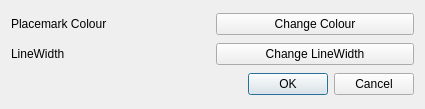
<?xml version="1.0" encoding="UTF-8"?>
<ui version="4.0">
 <class>CustomizeKMLDialog</class>
 <widget class="QDialog" name="CustomizeKMLDialog">
  <property name="geometry">
   <rect>
    <x>0</x>
    <y>0</y>
    <width>425</width>
    <height>109</height>
   </rect>
  </property>
  <property name="windowTitle">
   <string>Customize KML File</string>
  </property>
  <layout class="QVBoxLayout" name="verticalLayout">
   <item>
    <layout class="QHBoxLayout" name="horizontalLayout">
     <item>
      <widget class="QLabel" name="label">
       <property name="text">
        <string>Placemark Colour</string>
       </property>
      </widget>
     </item>
     <item>
      <widget class="QPushButton" name="pushButton_colour">
       <property name="text">
        <string>Change Colour</string>
       </property>
      </widget>
     </item>
    </layout>
   </item>
   <item>
    <layout class="QHBoxLayout" name="horizontalLayout_2">
     <item>
      <widget class="QLabel" name="label_2">
       <property name="text">
        <string>LineWidth </string>
       </property>
      </widget>
     </item>
     <item>
      <widget class="QPushButton" name="pushButton_linewidth">
       <property name="text">
        <string>Change LineWidth</string>
       </property>
      </widget>
     </item>
    </layout>
   </item>
   <item>
    <widget class="QDialogButtonBox" name="buttonBox">
     <property name="orientation">
      <enum>Qt::Horizontal</enum>
     </property>
     <property name="standardButtons">
      <set>QDialogButtonBox::Cancel|QDialogButtonBox::Ok</set>
     </property>
    </widget>
   </item>
  </layout>
 </widget>
 <resources/>
 <connections>
  <connection>
   <sender>buttonBox</sender>
   <signal>accepted()</signal>
   <receiver>CustomizeKMLDialog</receiver>
   <slot>accept()</slot>
   <hints>
    <hint type="sourcelabel">
     <x>248</x>
     <y>254</y>
    </hint>
    <hint type="destinationlabel">
     <x>157</x>
     <y>274</y>
    </hint>
   </hints>
  </connection>
  <connection>
   <sender>buttonBox</sender>
   <signal>rejected()</signal>
   <receiver>CustomizeKMLDialog</receiver>
   <slot>reject()</slot>
   <hints>
    <hint type="sourcelabel">
     <x>316</x>
     <y>260</y>
    </hint>
    <hint type="destinationlabel">
     <x>286</x>
     <y>274</y>
    </hint>
   </hints>
  </connection>
 </connections>
</ui>
